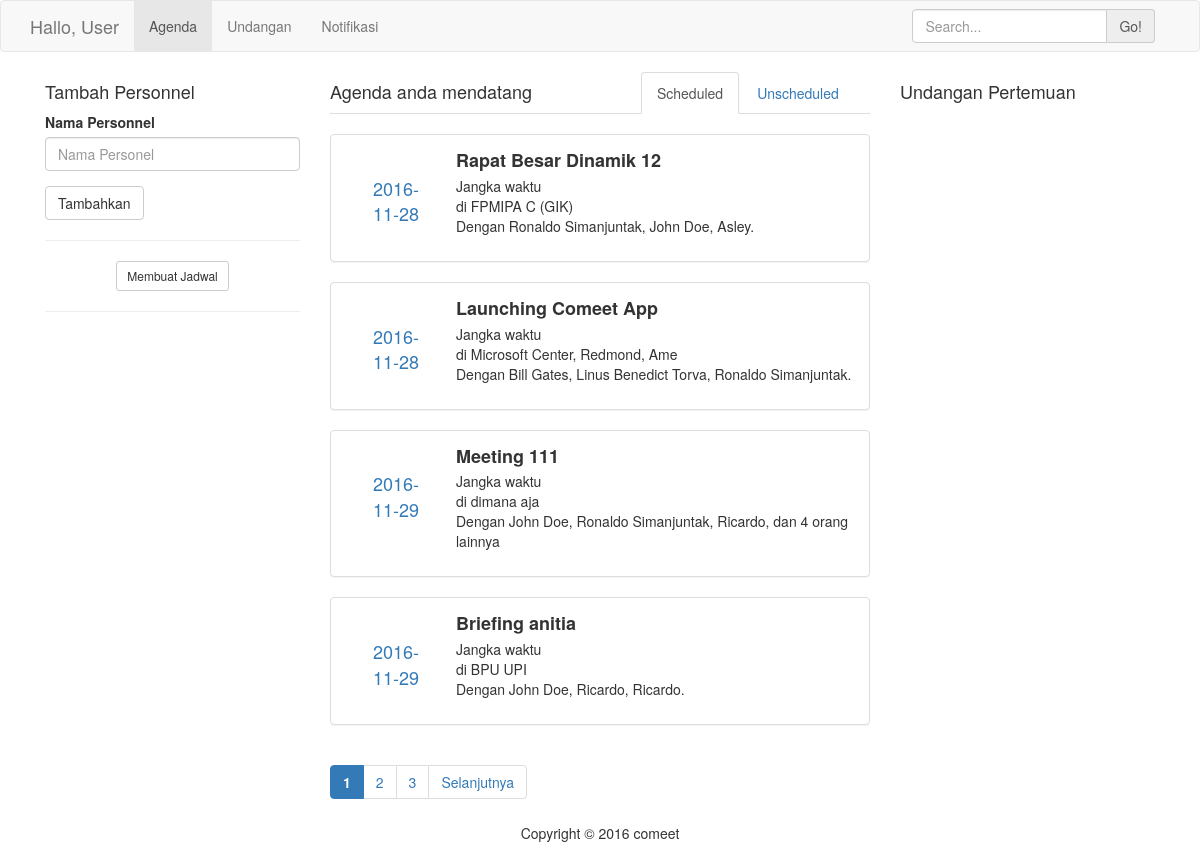
The page / on the database its author committed.
### tables this page shows
create table Timetable(
	t_id int primary key auto_increment,
	m_id int not null,
	slot_id int not null,
	foreign key (m_id) references Meeting(m_id),
	foreign key (slot_id) references Slot(slot_id)
);

create table Slot(
	slot_id int primary key auto_increment,
	row int not null,
	col int not null,
	desc_time varchar(20) not null
);

create table Meeting(
	m_id int primary key auto_increment,
	m_name varchar(30) not null,
	m_desc longtext not null,
	venue varchar(30) not null,
	start_period date not null,
	end_period date not null,
	n_accomodate varchar(20)
);

create table Personnel(
	p_id int primary key auto_increment,
	p_name varchar(20) not null,
	p_type varchar(15)
);

### index.php (called while the page is built, shortened)
<?php
require_once BASEPATH.'core/CodeIgniter.php';

### application/views/main.php (called while the page is built)
<?php
	$this->load->view('layout/header');
	$this->load->view('layout/navigation');
	$this->load->view('layout/sidebar_kiri');
	$this->load->view('layout/content');
	$this->load->view('layout/sidebar_kanan');
	$this->load->view('layout/footer');
?>

### application/views/home2.php (the view, shortened to what this page needs)
<div>
  <?php
  	if (isset($rdr)) {
  		$unsch = 'active';
  		$unsch2 = 'in active';
  		$sch = '';
  		$sch2 = '';
  	}else {
  		$sch = 'active';
  		$sch2 = 'in active';
  		$unsch = '';
  	}
  ?>
  <ul class="nav nav-tabs" role="tablist">
    <li><h4>Agenda anda mendatang</h4></li>
    <li>&nbsp&nbsp&nbsp&nbsp&nbsp&nbsp&nbsp&nbsp&nbsp&nbsp&nbsp&nbsp&nbsp&nbsp</li>
    <li>&nbsp&nbsp&nbsp&nbsp&nbsp&nbsp&nbsp&nbsp&nbsp&nbsp&nbsp&nbsp&nbsp&nbsp</li>
    <li role="presentation" class="<?php echo $sch; ?>"><a href="#Scheduling" aria-controls="Scheduling" role="tab" data-toggle="tab">Scheduled</a></li>
    <li role="presentation" class="<?php echo $unsch; ?>"><a href="#Unscheduling" aria-controls="Unscheduling" role="tab" data-toggle="tab">Unscheduled</a></li>
  </ul>
<br>
<div class="tab-content">
	<div role="tabpanel" class="tab-pane fade <?php echo $sch2; ?>" id="Scheduling">
	  	<?php
	  		if ($list_schedule != NULL) {
	  			foreach ($list_schedule as $value) {
	  	?>
	  				<div class="panel panel-default">
						<div class="panel-body">
			  				<div class="media">
								<div class="media-left">
							    	<a href="#">
							    		<div class="col-md-12" align="center" id="detail">
								    		<br>
							    			<?php echo $value->desc_time; ?> <br>
							    		</div>
							    	</a>
							  	</div>
							  	<div class="media-body">
							    	<h4 class="media-heading"><b><?php echo $value->m_name; ?></b></h4>
							    	Jangka waktu <br>
							    	di <?php echo $value->venue; ?> <br>
							    	<p>
										Dengan
										<?php
											$id = $value->m_id;
											$n = count($list_personnel2[$id]);
											$c = 1;
											foreach ($list_personnel2[$id] as $value) {
												if ($c <= 3) {
													echo $value->p_name;
													if ($c < $n) {
														echo ", ";
													}else echo '.';
												}
												$c++;
											}
											$sisa = $n - 3;
											if ($sisa > 0) {
												echo "dan $sisa orang lainnya";
											}
										?>
									</p>
							  	</div>
							</div>
						</div>
					</div>
	  	<?php
	  			}
	  			echo $pagination;
	  		}
	  	?>
	</div>
</div>
</div>

### application/controllers/Home.php (shortened to what this page needs)
<?php
class Home extends CI_Controller {
	public function __construct()
	{
		$this->load->library('pagination');
	}
	public function index($rdr = NULL)
	{
		$data['isi'] = 'home2';
		if ($rdr == 'rdr') {
			$data['rdr'] = 'fromsaving';
			$rdr = 1;
		}else if($rdr == NULL) {
			$rdr = 1;
		}
		$q = "SELECT * FROM meeting WHERE not exists(select m_id from Timetable where Timetable.m_id = meeting.m_id)";
		$s = $this->db->query($q);
		$data['list_unschedule'] = $s->result();
		foreach ($data['list_unschedule'] as $value) {
			$id = $value->m_id;
			$q = "select a.p_name from personnel a, personnel_role b, meeting_role c, meeting d where d.m_id = c.m_id and a.p_id = b.p_id and b.mr_id = c.mr_id and c.m_id = $id";
			$s = $this->db->query($q);
			$data['list_personnel'][$id] = $s->result();
		}
		$q = "SELECT * FROM meeting a, Timetable b, slot c WHERE a.m_id = b.m_id and b.slot_id = c.slot_id";
		$total_sch = $this->db->query($q);
		$num_row = $total_sch->num_rows();
		$rdr-=1;
		$q = "SELECT * FROM meeting a, Timetable b, slot c WHERE a.m_id = b.m_id and b.slot_id = c.slot_id limit 4 offset $rdr";
		$s = $this->db->query($q);
		$data['list_schedule'] = $s->result();
		foreach ($data['list_schedule'] as $value) {
			$id = $value->m_id;
			$q = "select a.p_name from personnel a, personnel_role b, meeting_role c, meeting d where d.m_id = c.m_id and a.p_id = b.p_id and b.mr_id = c.mr_id and c.m_id = $id";
			$s = $this->db->query($q);
			$data['list_personnel2'][$id] = $s->result();
		}
		$config['base_url'] = base_url('home/index/');
		$config['total_rows'] = $num_row;
		$config['per_page'] = 4;
		$config['uri_segment'] = 3;
		$config['full_tag_open'] = "<ul class='pagination'>";
		$config['full_tag_close'] = "</ul>";
		$config['first_tag_open'] = "<li>";
		$config['first_tag_close'] = "</li>";
		$config['last_tag_open'] = "<li>";
		$config['last_tag_close'] = "</li>";
		$config['next_tag_open'] = "<li>";
		$config['next_tag_close'] = "</li>";
		$config['prev_tag_open'] = "<li>";
		$config['prev_tag_close'] = "</li>";
		$config['num_tag_open'] = "<li>";
		$config['num_tag_close'] = "</li>";
		$config['cur_tag_open'] = "<li class='active'><a><b>";
		$config['cur_tag_close'] = "</b></a></li>";
		$config['next_link'] = 'Selanjutnya';
		$config['prev_link'] = 'Sebelumnya';
		$this->pagination->initialize($config);
		$data['pagination'] = $this->pagination->create_links();
		$this->load->view('main', $data);
	}
}

### application/views/layout/header.php (shortened to what this page needs)
<!DOCTYPE html>
<html>
<head>
    <link href="<?php echo  base_url(); ?>assets/css/bootstrap.min.css" rel="stylesheet">
	<link rel="stylesheet" href="">
</head>
<body>

### application/views/layout/navigation.php (shortened to what this page needs)
<nav class="navbar navbar-default">
  <div class="container">
    <div class="navbar-header">
      <a class="navbar-brand" href="#">Hallo, User</a>
    </div>
    <div class="collapse navbar-collapse" id="bs-example-navbar-collapse-1">
      <ul class="nav navbar-nav">
        <li class="active"><a href="<?php echo base_url(); ?>">Agenda <span class="sr-only">(current)</span></a></li>
        <li><a href="#">Undangan</a></li>
        <li><a href="#">Notifikasi</a></li>
      </ul>
      <form class="navbar-form navbar-right">
        <div class="input-group">
          <input type="text" class="form-control" placeholder="Search..." aria-describedby="basic-addon1">
          <span class="input-group-addon" id="basic-addon1">Go!</span>
        </div>
      </form>
    </div>
  </div>
</nav>

### application/views/layout/sidebar_kiri.php (shortened to what this page needs)
<div class="container">
	<div class="col-md-3 col-sm-12 col-xs-12">
		<h4>Tambah Personnel</h4>
		<form action="<?php echo base_url('home/add_personnel'); ?>" method="POST" accept-charset="utf-8">
			<div class="form-group">
				<label for="p_name">Nama Personnel</label>
				<input type="text" name="p_name" id="p_name" class="form-control" value="" placeholder="Nama Personel" required />
			</div>
			<div class="form-group">
				<button type="submit" class="btn btn-default">Tambahkan</button>
			</div>
		</form>
		<hr>
		<center>
			<a href="<?php echo base_url('home/meeting'); ?>" title="">
				<button type="button" class="btn btn-default btn-sm">
					Membuat Jadwal
				</button>
			</a>
		</center>
		<hr>
		<br>
	</div>

### application/views/layout/content.php
<div class="col-md-6 col-sm-12 col-xs-12">
	<?php
		if (is_array($isi)) {
			foreach ($isi as $value) {
				$this->load->view($isi);
			}
		}else $this->load->view($isi);
	?>
</div>

### application/views/layout/sidebar_kanan.php (shortened to what this page needs)
	<div class="col-md-3 col-sm-12 col-xs-12">
		<h4>Undangan Pertemuan</h4>
	</div>
</div>

### application/views/layout/footer.php (shortened to what this page needs)
<footer align="center">
	<div class="container">
		<center>Copyright &copy 2016 comeet</center>
	</div>
</footer>
</body>
</html>

### application/views/home2.php (style rules this page uses)
#detail { height: 80px; width: 100px; font-size: 18px; }
#classdetail > a { color: white; text-align: center; text-decoration: none; }

### rows shown on the page
timetable: slot.desc_time "2016-11-28", m.m_name "Rapat Besar Dinamik 12", m.venue "FPMIPA C (GIK)"
personnel: p_name "Ronaldo Simanjuntak"
personnel: p_name "John Doe"
personnel: p_name "Asley"
timetable: slot.desc_time "2016-11-28", m.m_name "Launching Comeet App", m.venue "Microsoft Center, Redmond, Ame"
personnel: p_name "Bill Gates"
personnel: p_name "Linus Benedict Torva"
timetable: slot.desc_time "2016-11-29", m.m_name "Meeting 111", m.venue "dimana aja", m "4"
personnel: p_name "Ricardo"
timetable: slot.desc_time "2016-11-29", m.m_name "Briefing anitia", m.venue "BPU UPI"

### other values the page prints
$pagination "1 2 3 Selanjutnya"
